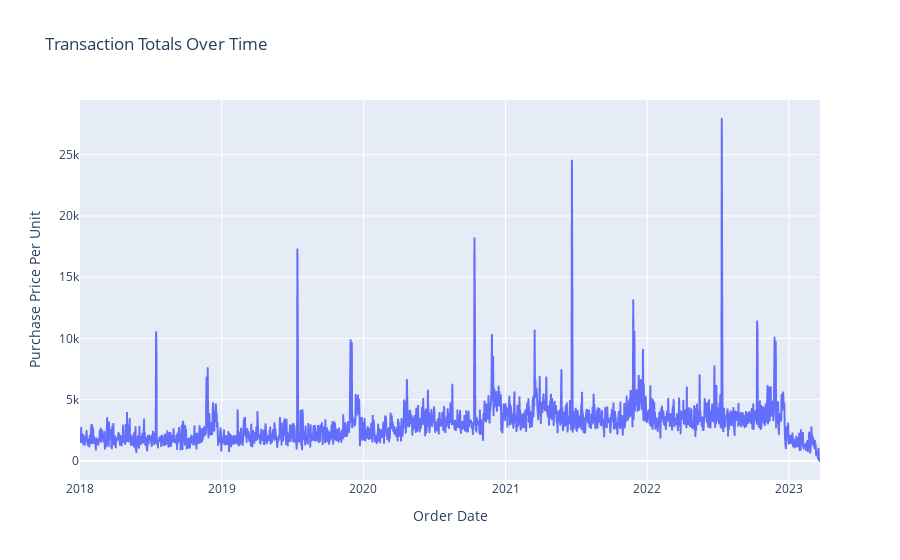

The notebook cell this image was saved under:
### Code cell
# Convert 'Order Date' to datetime
subset_data['Order Date'] = pd.to_datetime(subset_data['Order Date'])

# Group by 'Order Date' and sum the 'Purchase Price Per Unit'
transaction_totals = subset_data.groupby(['Order Date', 'Q-demos-gender'])['Purchase Price Per Unit'].sum().reset_index()

# Plot the time series
px.line(transaction_totals, x='Order Date', y='Purchase Price Per Unit', title='Transaction Totals Over Time')

### Figure 1 — Plotly figure (JSON) as saved in the notebook; plotly's stock layout.template omitted (floating-point values rounded to 4 significant figures; data arrays with more than 128 entries replaced by an {"elided": "..."} marker saying what was removed)
{"data": [{"hovertemplate": "Order Date=%{x}<br>Purchase Price Per Unit=%{y}<extra></extra>", "legendgroup": "", "line": {"color": "#636efa", "dash": "solid"}, "marker": {"symbol": "circle"}, "mode": "lines", "name": "", "showlegend": false, "type": "scattergl", "x": {"elided": "1907 str values"}, "xaxis": "x", "y": {"elided": "1907 float values"}, "yaxis": "y"}], "layout": {"legend": {"tracegroupgap": 0}, "title": {"text": "Transaction Totals Over Time"}, "xaxis": {"anchor": "y", "domain": [0, 1], "title": {"text": "Order Date"}}, "yaxis": {"anchor": "x", "domain": [0, 1], "title": {"text": "Purchase Price Per Unit"}}}}
